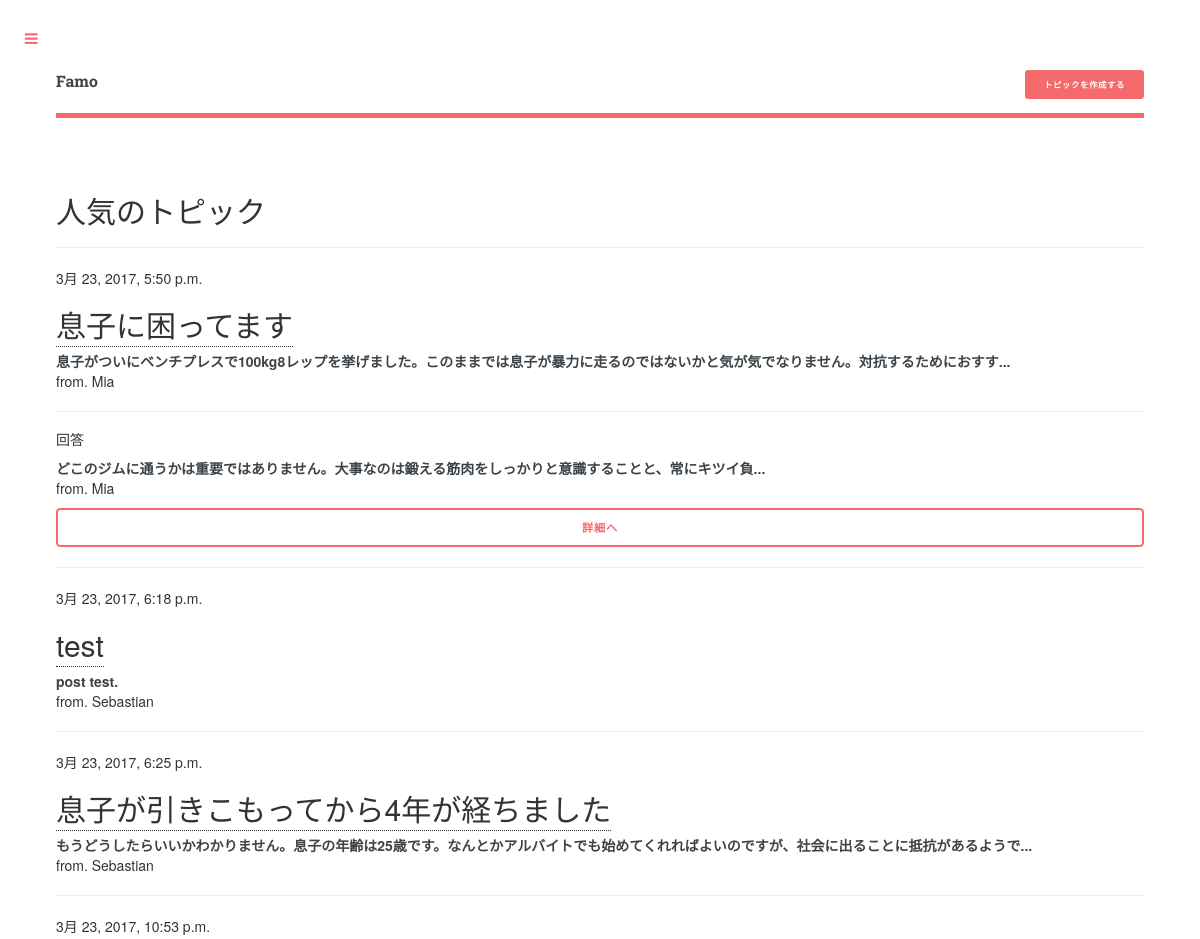
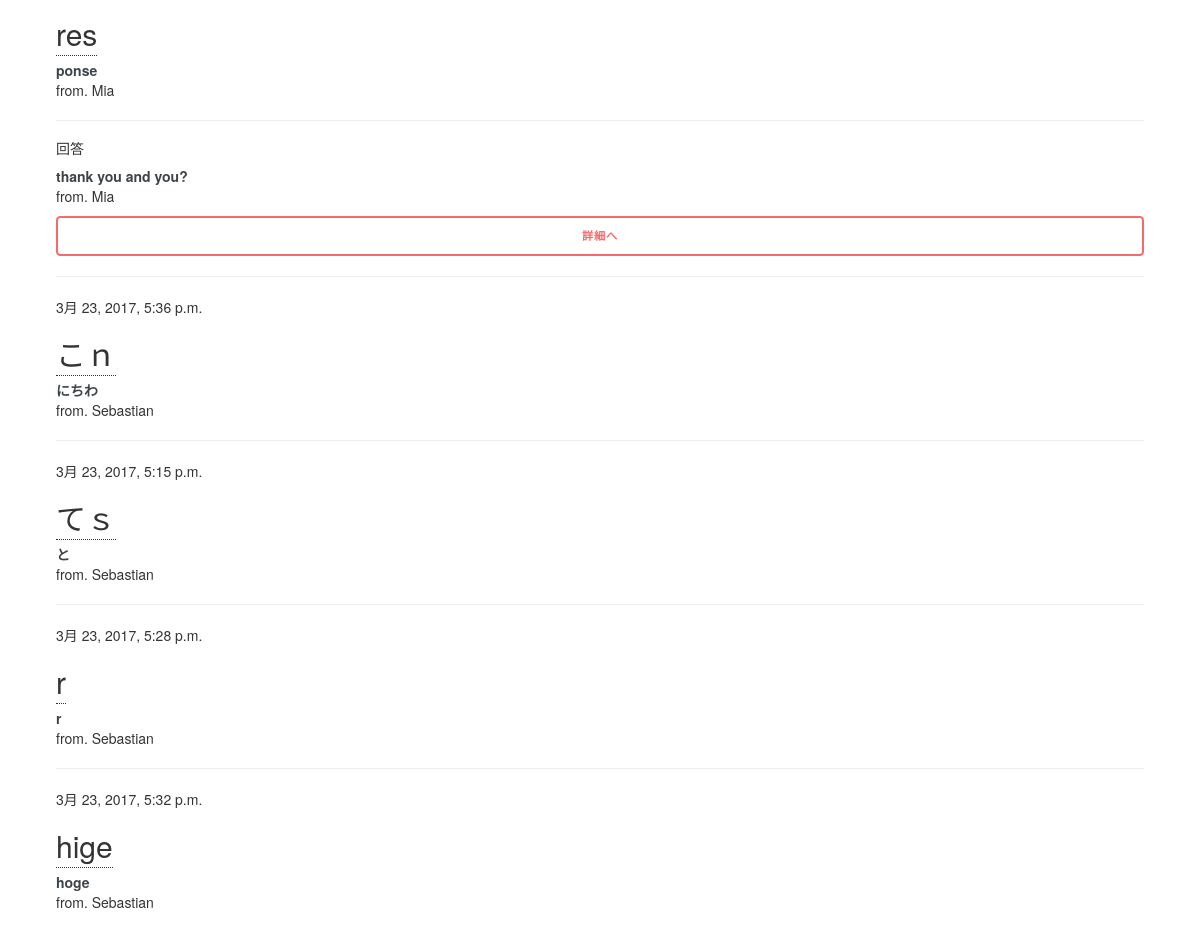
Before: /counsel/ with the older database file (2 pictures, top to bottom).
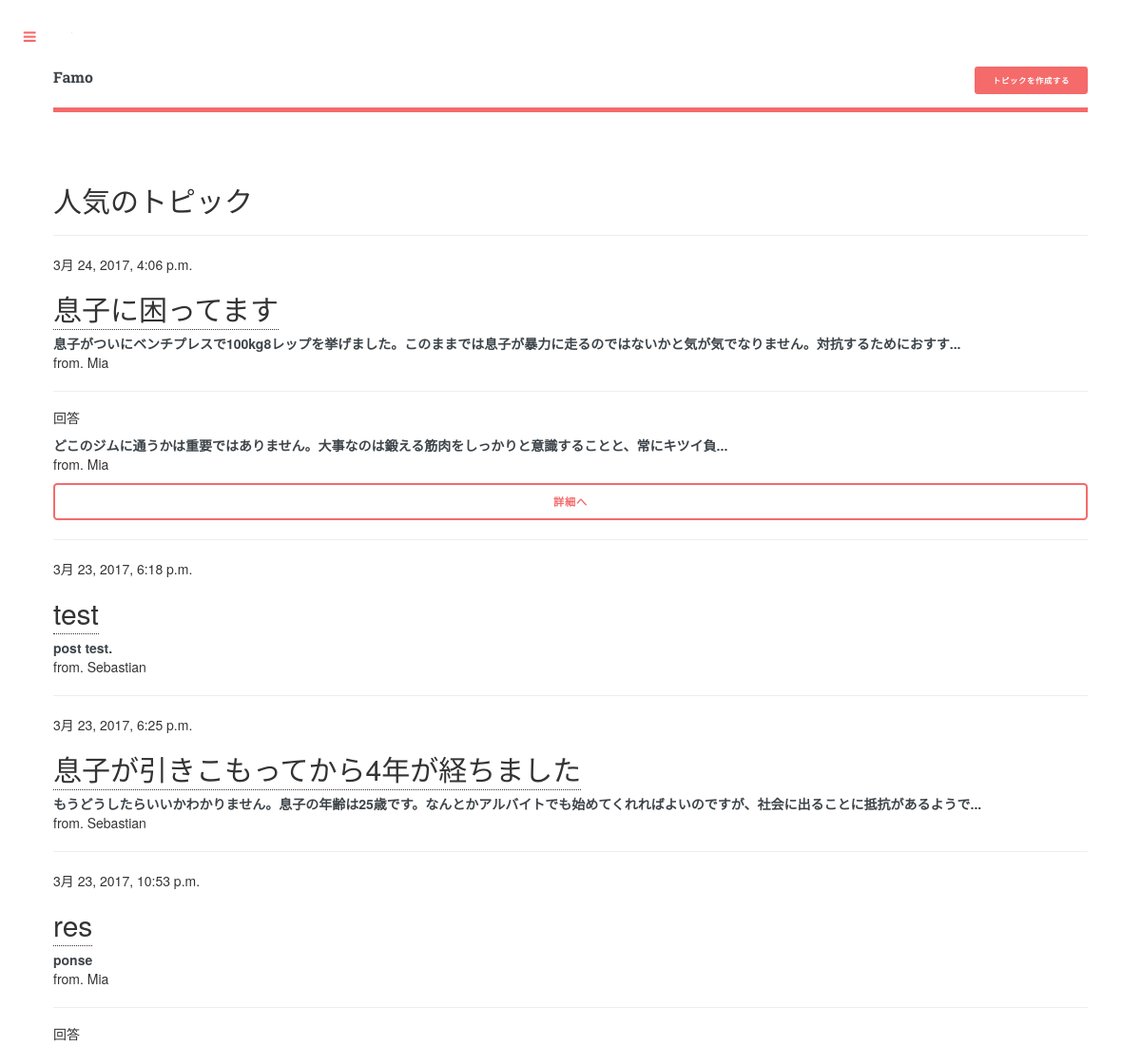
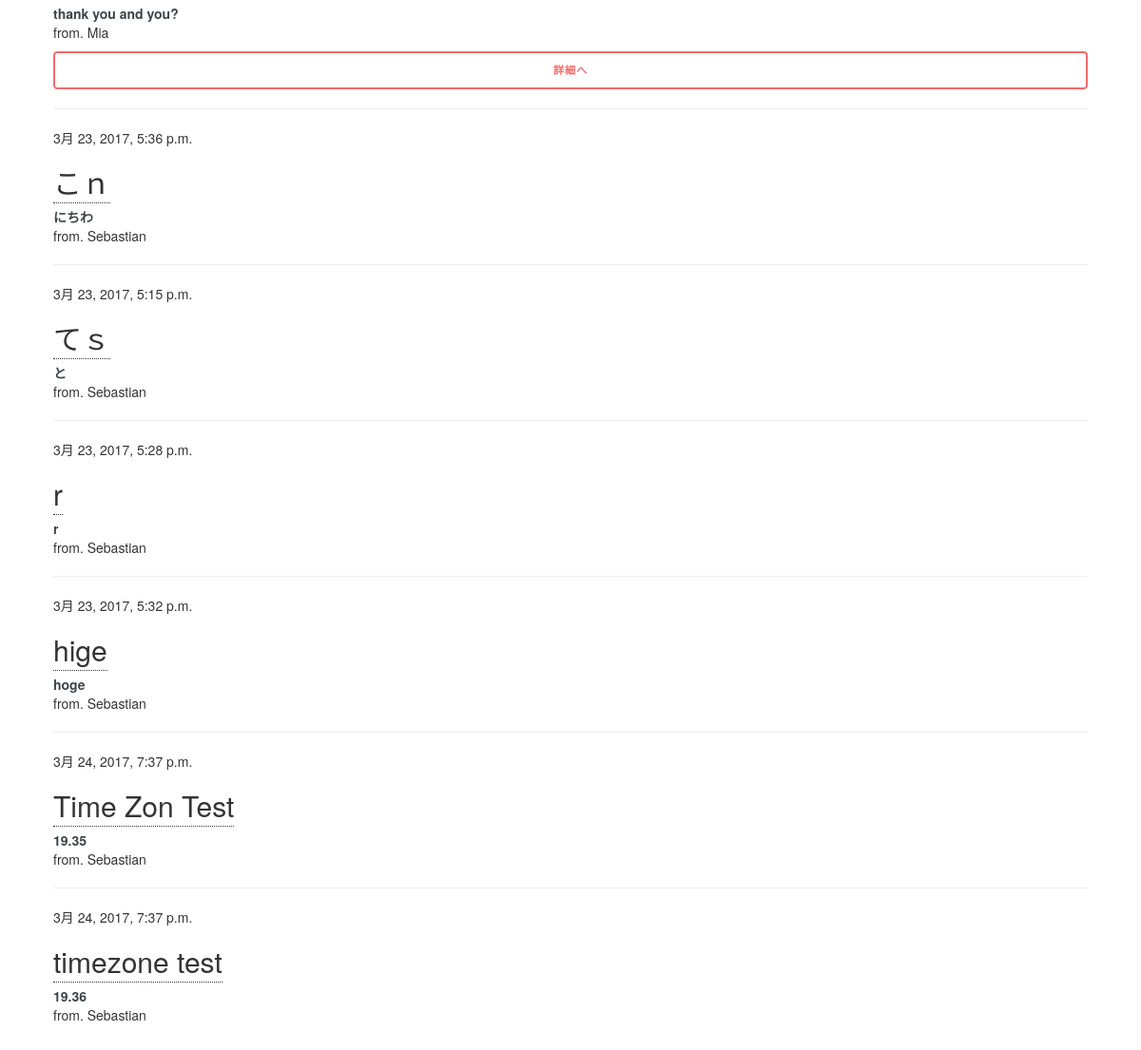
After: the same page with the newer database file (2 pictures, top to bottom).
### counsel/models.py (models this page shows, shortened)
class Post(models.Model):
    title = models.CharField(max_length=50)
    content = models.CharField(max_length=500)
    user = models.ForeignKey(FamoUser)
    updated_date = models.DateTimeField(auto_now=True)
    anonymous = models.BooleanField(default=False)
    class Meta:
        abstract = True

class Question(Post):
    hits = models.IntegerField(default=0)
    last_accessed_date = models.DateTimeField(default=datetime.now())

class Answer(Post):
    question = models.ForeignKey(Question)
    good_rators = models.ManyToManyField(FamoUser, related_name='good_answers')
    bad_rators = models.ManyToManyField(FamoUser, related_name='bad_anwers')

### accounts/models.py (models this page shows)
class FamoUser(AbstractUser):
    birth_date = models.DateField(null=True)
    registered_date = models.DateField(auto_now_add=True, null=True)
    sex = models.IntegerField(null=True)    # add a limit_choices_to
    job = models.IntegerField(null=True)    # add a limit_choices_to
    introduction = models.TextField(default='')
    follows = models.ManyToManyField('self', symmetrical=None)

### counsel/views.py (the view)
# urls.py: url(r'^', views.index, name='index'),
def index(request):
    questions = Question.objects.order_by('-hits')[:20]
    return render(request, 'counsel/index.html', {'questions': questions})

### commons/templatetags/commons_extras.py (called while the page is built)
@register.filter
def cut_text(text, num):
    if len(text) > num:
        return ''.join([text[:num], '...'])
    else:
        return text

@register.filter
def get_categories(num=30):
    return Category.objects.order_by('name')[:num]

@register.inclusion_tag('commons/search_form.html')
def search_form():
    search_form = SearchForm(prefix='search')
    return {'search_form': search_form}

@register.inclusion_tag('commons/modal_libraries.html')
def modal_libraries():
    return {}

### counsel/templatetags/counsel_extras.py (called while the page is built)
@register.inclusion_tag('counsel/popular_question_node.html')
def popular_question_node(question):
    answers = question.answer_set
    if answers.count() > 0:
        return {'question': question, 'top_comment': answers.annotate(rates=Count('good_rators')).order_by('-rates')[0]}
    else:
        return {'question': question}

@register.inclusion_tag('counsel/post_question_form.html')
def post_question_form():
    return {}

@register.inclusion_tag('counsel/post_question_modal.html')
def post_question_modal(user):
    if user.username:
        return {'user': True}
    else:
        return {'user': False}

### counsel/templates/counsel/index.html (shortened to what this page needs)
{% extends 'commons/base.html' %}
{% load commons_extras %}
{% load counsel_extras %}
{% load static %}
{% block extend_head %}
{% modal_libraries %}
{% endblock extend_head %}
{% block extend_header_list %}
<button type="button" class="button special small" data-toggle="modal" data-target="#{% if user %}questionModal{% else %}loginModal{% endif %}" id="command">トピックを作成する</button>
{% endblock extend_header_list %}
{% block content %}
<section id="questions">
  <h2>人気のトピック</h2>
  {% for question in questions %}
    <hr>
    {% popular_question_node question %}
  {% endfor %}
</section>
{% endblock content %}

### counsel/templates/counsel/popular_question_node.html
{% load commons_extras %}
{% load counsel_extras %}
{{ question.updated_date }}
<h2><a href="{% url 'counsel:detail' question.id %}">{{ question.title }}</a></h2>
<p><strong>{{ question.content|cut_text:70 }}</strong></br>from. {% if question.user.anonymous %}匿名{% else %}{{ question.user }}{% endif %}</p>
{% if top_comment %}
<hr>
<section id="answer{{ answer.id }}">
  <h5>回答</h5>
  <p><strong>{{ top_comment.content|cut_text:50 }}</strong></br>from. {% if top_comment.user.anonymous %}匿名{% else %}{{ top_comment.user }}{% endif %}</p>
  <button onclick=location.href="{% url 'counsel:detail' question.id %}" class="button fit">詳細へ</button>
</section>
{% endif %}

Changed rows visible on the page:
changed Question "息子に困ってます": updated_date "3月 23, 2017, 5:50 p.m." → "3月 24, 2017, 4:06 p.m."
added Question: updated_date "3月 24, 2017, 7:37 p.m.", title "Time Zon Test", content "19.35", user "Sebastian"
added Question: updated_date "3月 24, 2017, 7:37 p.m.", title "timezone test", content "19.36", user "Sebastian"
